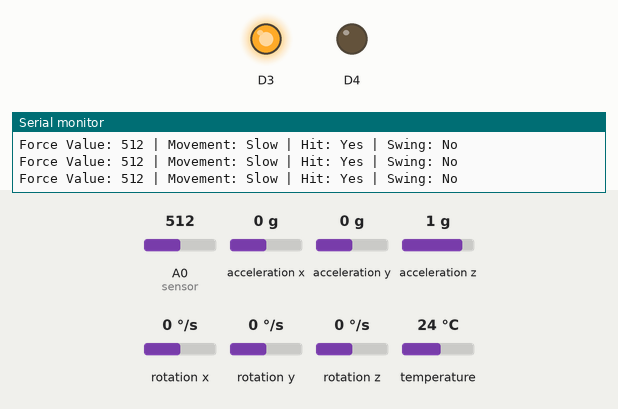
Simulated run of this sketch. Board: ESP8266 (NodeMCU). Parts: output pins drawn as LEDs (lit = HIGH), the last lines printed to the serial monitor. Inputs (shaded band) come from the test bench; at power-on: A0 (sensor) = 512, acceleration x 0 g, acceleration y 0 g, acceleration z 1 g, rotation x 0 °/s, rotation y 0 °/s, rotation z 0 °/s, temperature 24 °C. WiFi joins after 1.5 s; servers stay silent unless stated.

Above: at 3.2 s.
3.3 s: A0 (sensor) set to 14
4.8 s: A0 (sensor) set to 11
At 5.6 s:
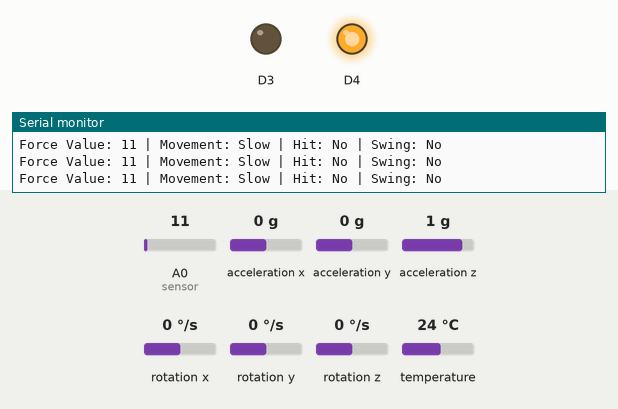
6.3 s: acceleration x set to -1.4 g
8.2 s: acceleration y set to -1.4 g
10.1 s: acceleration z set to -0.9 g
11.6 s: acceleration z set to -1.2 g
At 12.1 s:
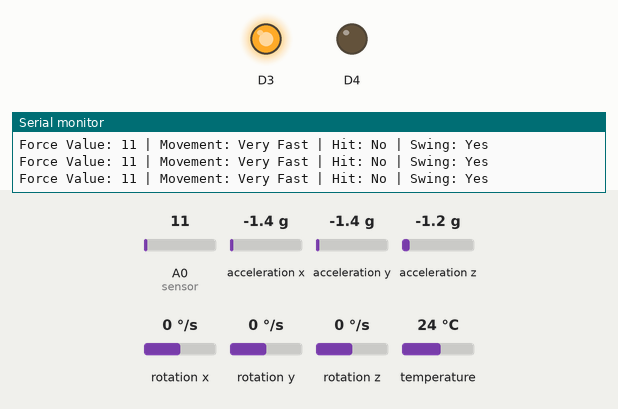
Timing chart, 0 to 14.5 s (numbered marks = the images above; inputs shaded):
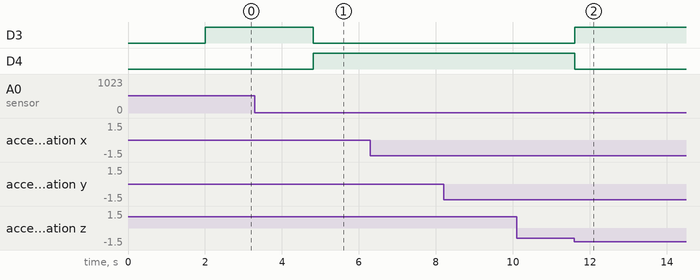

The sketch:

swingattempt.ino
```cpp
#include <Wire.h>
#include <Adafruit_Sensor.h>
#include <Adafruit_MPU6050.h>
#include <ESP8266WiFi.h>
#include <ESP8266WebServer.h>

// Wi-Fi credentials
const char* ssid = "uwontop";
const char* password = "password";

// Create a web server on port 80
ESP8266WebServer server(80);

// Initialize MPU6050
Adafruit_MPU6050 mpu;

void handleRoot() {
  int forceVal = analogRead(A0);  // Read force sensor value
  sensors_event_t a, g, temp;
  mpu.getEvent(&a, &g, &temp);

  float accelMagnitude = sqrt(a.acceleration.x * a.acceleration.x +
                              a.acceleration.y * a.acceleration.y +
                              a.acceleration.z * a.acceleration.z);

  bool hit = (forceVal > 12);
  bool swing = (accelMagnitude > 22);

  String movement;
  if (accelMagnitude > 18) {
    movement = "Very Fast";
  } else if (accelMagnitude > 10) {
    movement = "Fast";
  } else if (accelMagnitude > 5) {
    movement = "Slow";
  } else {
    movement = "Still";
  }

  // Create a JSON string with all sensor data
  String response = "{";
  response += "\"force_value\": " + String(forceVal) + ", ";
  response += "\"accel_x\": " + String(a.acceleration.x) + ", ";
  response += "\"accel_y\": " + String(a.acceleration.y) + ", ";
  response += "\"accel_z\": " + String(a.acceleration.z) + ", ";
  response += "\"movement\": \"" + movement + "\", ";
  response += "\"hit\": " + String(hit) + ", ";
  response += "\"swing\": " + String(swing) + "}";


  server.sendHeader("Access-Control-Allow-Origin", "*");
  server.send(200, "application/json", response); // Send JSON response
}

void setup() {
  Serial.begin(115200);
  while (!Serial) delay(10);

  pinMode(D3, OUTPUT);
  pinMode(D4, OUTPUT);

  // Initialize I2C communication
  Wire.begin(D2, D1);

  // Initialize MPU6050
  if (!mpu.begin()) {
    Serial.println("Failed to find MPU6050 chip");
    while (1) {
      delay(10);
    }
  }
  Serial.println("MPU6050 Found!");

  // Configure MPU6050
  mpu.setAccelerometerRange(MPU6050_RANGE_2_G);
  mpu.setGyroRange(MPU6050_RANGE_250_DEG);
  mpu.setFilterBandwidth(MPU6050_BAND_21_HZ);

    // Connect to Wi-Fi
  WiFi.begin(ssid, password);
  while (WiFi.status() != WL_CONNECTED) {
    delay(1000);
    Serial.println("Connecting to WiFi...");
  }

  Serial.println("Connected to WiFi");
  Serial.print("IP Address: ");
  Serial.println(WiFi.localIP());

  // Define route for HTTP GET request
  server.on("/", handleRoot);
  server.begin();
}

void loop() {
  server.handleClient();  // Handle incoming HTTP requests

  int forceVal = analogRead(A0);
  bool hit = (forceVal > 12);

  // Get accelerometer readings
  sensors_event_t a, g, temp;
  mpu.getEvent(&a, &g, &temp);

  float accelMagnitude = sqrt(a.acceleration.x * a.acceleration.x +
                              a.acceleration.y * a.acceleration.y +
                              a.acceleration.z * a.acceleration.z);

  bool swing = (accelMagnitude > 22);

  String movement;
  if (accelMagnitude > 18) {
    movement = "Very Fast";
  } else if (accelMagnitude > 10) {
    movement = "Fast";
  } else if (accelMagnitude > 5) {
    movement = "Slow";
  } else {
    movement = "Still";
  }

  // LED control based on force sensor value
  if (hit || swing) {
    digitalWrite(D3, HIGH);
    digitalWrite(D4, LOW);
  } else {
    digitalWrite(D3, LOW);
    digitalWrite(D4, HIGH);
  }

  // Print status to Serial Monitor
  Serial.print("Force Value: "); Serial.print(forceVal);
  Serial.print(" | Movement: "); Serial.print(movement);
  Serial.print(" | Hit: "); Serial.print(hit ? "Yes" : "No");
  Serial.print(" | Swing: "); Serial.println(swing ? "Yes" : "No");

  delay(10); // Small delay for stability
}
```

Measured:
- the behaviour switches between 13 and 12 on A0 (sensor) (found by bisection; images 0 and 1)
- the behaviour switches between -1 and -1.1 g on acceleration z (found by bisection; images 1 and 2)
- after the input at 4.8 s, D3: HIGH → LOW at once; D4: LOW → HIGH at once
- after the input at 11.6 s, D3: LOW → HIGH at once; D4: HIGH → LOW at once
